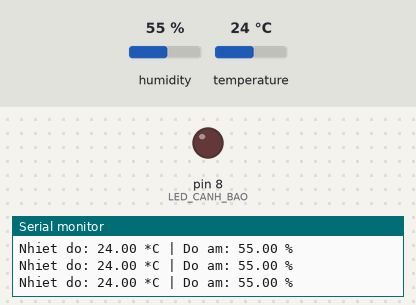
Bench run of a sketch on a simulated Arduino Uno, built with avr-gcc and run on an emulated ATmega328P. On the bench: output pins drawn as LEDs (lit = HIGH), the last lines printed to the serial monitor. Dashed ring = blinking. The test bench sets the inputs (shaded band); at power-on: temperature 24 °C, humidity 55 %.

Above: at 2.8 s.
2.9 s: temperature set to 29.3 °C
5.6 s: temperature set to 30.6 °C
At 6.8 s:
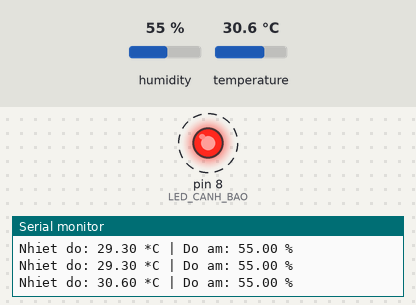
11.6 s: temperature set to 12 °C
At 12.2 s:
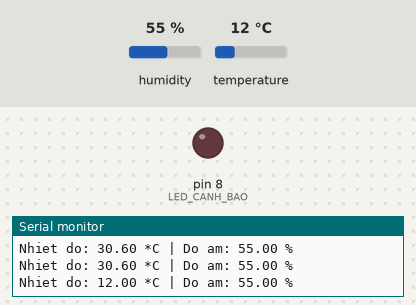
14.3 s: temperature set to 33 °C
At 16.3 s:
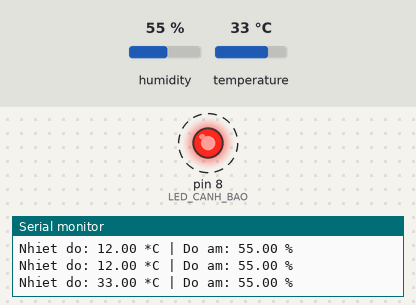
Timing chart, 0 to 21.3 s (numbered marks = the images above; inputs shaded):
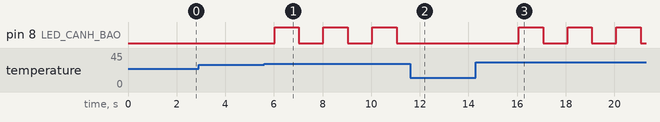

The sketch:

sketch.ino
```cpp
#include <Arduino.h>
#include <DHT.h>

#define DHTPIN 2
#define DHTTYPE DHT22

const int LED_CANH_BAO = 8;
const float NGUONG_NHIET_DO = 30.0; // °C

DHT dht(DHTPIN, DHTTYPE);

unsigned long thoiDiemNhapNhay = 0;
bool trangThaiLed = false;
const unsigned long CHU_KY_NHAP_NHAY = 300; // ms

void setup()
{
    Serial.begin(9600);
    pinMode(LED_CANH_BAO, OUTPUT);
    digitalWrite(LED_CANH_BAO, LOW);

    dht.begin();
}

void loop()
{
    float nhietDo = dht.readTemperature();
    float doAm = dht.readHumidity();

    if (isnan(nhietDo) || isnan(doAm))
    {
        Serial.println("Loi doc cam bien DHT22!");
        delay(2000);
        return;
    }

    // In dữ liệu ra Serial Monitor
    Serial.print("Nhiet do: ");
    Serial.print(nhietDo);
    Serial.print(" *C | Do am: ");
    Serial.print(doAm);
    Serial.println(" %");

    if (nhietDo > NGUONG_NHIET_DO)
    {
        // Vượt ngưỡng -> nhấp nháy đèn cảnh báo (không dùng delay để vẫn đọc/in dữ liệu đều đặn)
        unsigned long hienTai = millis();
        if (hienTai - thoiDiemNhapNhay >= CHU_KY_NHAP_NHAY)
        {
            thoiDiemNhapNhay = hienTai;
            trangThaiLed = !trangThaiLed;
            digitalWrite(LED_CANH_BAO, trangThaiLed);
        }
    }
    else
    {
        // Dưới ngưỡng -> tắt đèn
        digitalWrite(LED_CANH_BAO, LOW);
        trangThaiLed = false;
    }

    delay(1000); // DHT22 chỉ nên đọc mỗi ~1-2 giây
}
```

Measured:
- the behaviour switches between 30 and 30.1 °C on temperature (found by bisection; images 0 and 1)
- after the input at 5.6 s, pin 8 (LED_CANH_BAO): alternates HIGH for 1.0 s and LOW for 1.0 s, starting after 0.43 s
- after the input at 11.6 s, pin 8 (LED_CANH_BAO): stays LOW (without the input it goes to HIGH after 0.45 s)
- after the input at 14.3 s, pin 8 (LED_CANH_BAO): alternates HIGH for 1.0 s and LOW for 1.0 s, starting after 1.8 s
